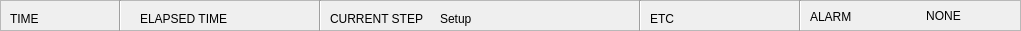
   <widget class="QFrame" name="frame">
    <property name="geometry">
     <rect>
      <x>0</x>
      <y>0</y>
      <width>1021</width>
      <height>31</height>
     </rect>
    </property>
    <property name="frameShape">
     <enum>QFrame::StyledPanel</enum>
    </property>
    <property name="frameShadow">
     <enum>QFrame::Raised</enum>
    </property>
    <widget class="QLabel" name="label_2">
     <property name="geometry">
      <rect>
       <x>10</x>
       <y>10</y>
       <width>41</width>
       <height>17</height>
      </rect>
     </property>
     <property name="text">
      <string>TIME</string>
     </property>
    </widget>
    <widget class="QLabel" name="clock">
     <property name="geometry">
      <rect>
       <x>50</x>
       <y>10</y>
       <width>67</width>
       <height>17</height>
      </rect>
     </property>
     <property name="text">
      <string>&lt;time&gt;</string>
     </property>
    </widget>
    <widget class="QLabel" name="label_4">
     <property name="geometry">
      <rect>
       <x>140</x>
       <y>10</y>
       <width>131</width>
       <height>17</height>
      </rect>
     </property>
     <property name="text">
      <string>ELAPSED TIME</string>
     </property>
    </widget>
    <widget class="QLabel" name="L_ElapsedTime_Display">
     <property name="geometry">
      <rect>
       <x>250</x>
       <y>10</y>
       <width>67</width>
       <height>17</height>
      </rect>
     </property>
     <property name="text">
      <string>&lt;Time&gt;</string>
     </property>
    </widget>
    <widget class="Line" name="line">
     <property name="geometry">
      <rect>
       <x>110</x>
       <y>0</y>
       <width>20</width>
       <height>31</height>
      </rect>
     </property>
     <property name="orientation">
      <enum>Qt::Vertical</enum>
     </property>
    </widget>
    <widget class="Line" name="line_2">
     <property name="geometry">
      <rect>
       <x>310</x>
       <y>0</y>
       <width>20</width>
       <height>31</height>
      </rect>
     </property>
     <property name="orientation">
      <enum>Qt::Vertical</enum>
     </property>
    </widget>
    <widget class="QLabel" name="label_6">
     <property name="geometry">
      <rect>
       <x>330</x>
       <y>10</y>
       <width>111</width>
       <height>17</height>
      </rect>
     </property>
     <property name="text">
      <string>CURRENT STEP</string>
     </property>
    </widget>
    <widget class="QLabel" name="L_CurrentStep">
     <property name="geometry">
      <rect>
       <x>440</x>
       <y>10</y>
       <width>191</width>
       <height>17</height>
      </rect>
     </property>
     <property name="text">
      <string>Setup</string>
     </property>
    </widget>
    <widget class="Line" name="line_3">
     <property name="geometry">
      <rect>
       <x>630</x>
       <y>0</y>
       <width>20</width>
       <height>31</height>
      </rect>
     </property>
     <property name="orientation">
      <enum>Qt::Vertical</enum>
     </property>
    </widget>
    <widget class="QLabel" name="label_8">
     <property name="geometry">
      <rect>
       <x>650</x>
       <y>10</y>
       <width>67</width>
       <height>17</height>
      </rect>
     </property>
     <property name="text">
      <string>ETC</string>
     </property>
    </widget>
    <widget class="QLabel" name="L_ETC_Time_Display">
     <property name="geometry">
      <rect>
       <x>680</x>
       <y>10</y>
       <width>67</width>
       <height>17</height>
      </rect>
     </property>
     <property name="text">
      <string>&lt;Time&gt;</string>
     </property>
    </widget>
    <widget class="Line" name="line_4">
     <property name="geometry">
      <rect>
       <x>790</x>
       <y>0</y>
       <width>20</width>
       <height>31</height>
      </rect>
     </property>
     <property name="orientation">
      <enum>Qt::Vertical</enum>
     </property>
    </widget>
    <widget class="QLabel" name="label_9">
     <property name="geometry">
      <rect>
       <x>810</x>
       <y>6</y>
       <width>67</width>
       <height>21</height>
      </rect>
     </property>
     <property name="text">
      <string>ALARM</string>
     </property>
    </widget>
    <widget class="QPushButton" name="PB_AlarmText">
     <property name="geometry">
      <rect>
       <x>868</x>
       <y>0</y>
       <width>151</width>
       <height>31</height>
      </rect>
     </property>
     <property name="font">
      <font>
       <kerning>true</kerning>
      </font>
     </property>
     <property name="styleSheet">
      <string notr="true"/>
     </property>
     <property name="text">
      <string>NONE</string>
     </property>
     <property name="flat">
      <bool>true</bool>
     </property>
    </widget>
   </widget>
